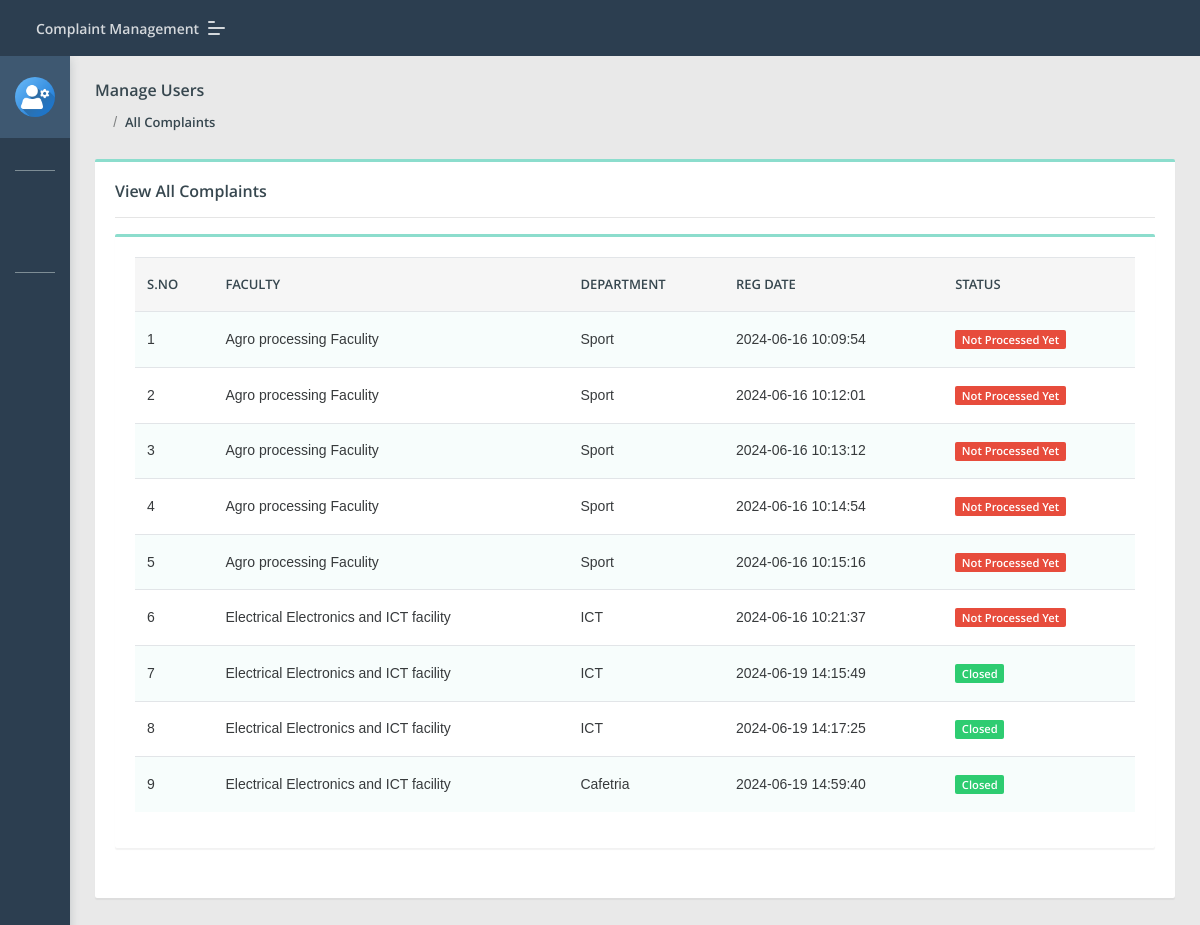
The app's page /Director/all-complaint.php (signed in) with its own data.
### tables this page shows
CREATE TABLE `tblcomplaints` (
  `complaintNumber` int(11) NOT NULL,
  `userId` int(11) DEFAULT NULL,
  `category` text,
  `subcategory` varchar(255) DEFAULT NULL,
  `complaintType` varchar(255) DEFAULT NULL,
  `state` varchar(255) DEFAULT NULL,
  `noc` varchar(255) DEFAULT NULL,
  `complaintDetails` mediumtext,
  `complaintFile` varchar(255) DEFAULT NULL,
  `videoFile` varchar(255) DEFAULT NULL,
  `audioFile` varchar(255) DEFAULT NULL,
  `regDate` timestamp NULL DEFAULT CURRENT_TIMESTAMP,
  `status` varchar(50) DEFAULT NULL,
  `lastUpdationDate` timestamp NULL DEFAULT NULL ON UPDATE CURRENT_TIMESTAMP
);

### Director/all-complaint.php (the view, shortened to what this page needs)
<?php
include('include/config.php');
if(strlen($_SESSION['diid']) == 0) {
    header('location:index.php');
} else {
?>
<!DOCTYPE html>
<html lang="en">
<head>
    <link rel="stylesheet" href="assets/css/style.css">
</head>
<body class="">
    <?php include('include/sidebar.php'); ?>
    <?php include('include/header.php'); ?>
    <section class="pcoded-main-container">
        <div class="pcoded-content">
            <div class="page-header">
                <div class="page-block">
                    <div class="row align-items-center">
                        <div class="col-md-12">
                            <div class="page-header-title">
                                <h5 class="m-b-10">Manage Users</h5>
                            </div>
                            <ul class="breadcrumb">
                                <li class="breadcrumb-item"><a href="dashboard.php"><i class="feather icon-home"></i></a></li>
                                <li class="breadcrumb-item"><a href="all-complaint.php">All Complaints</a></li>
                            </ul>
                        </div>
                    </div>
                </div>
            </div>
            <div class="row">
                <div class="col-sm-12">
                    <div class="card">
                        <div class="card-body">
                            <h5>View All Complaints</h5>
                            <hr>
                            <div class="row">
                                <div class="col-xl-12">
                                    <div class="card">
                                        <div class="card-body table-border-style">
                                            <div class="table-responsive">
                                                <table class="table table-striped">
                                                    <thead>
                                                        <tr>
                                                            <th>S.No</th>
                                                            <th>Faculty</th>
                                                            <th>Department</th>
                                                            <th>Reg Date</th>
                                                            <th>Status</th>
                                                        </tr>
                                                    </thead>
                                                    <tbody>
                                                        <?php
                                                        $query = mysqli_query($con, "SELECT * FROM tblcomplaints ");
                                                        $cnt = 1;
                                                        while($row = mysqli_fetch_array($query)) {
                                                        ?>
                                                        <tr>
                                                            <td><?php echo htmlentities($cnt); ?></td>
                                                            <td><?php echo htmlentities($row['category']); ?></td>
                                                            <td><?php echo htmlentities($row['subcategory']); ?></td>
                                                            <td><?php echo htmlentities($row['regDate']); ?></td>
                                                            <td>
                                                                <?php $status = $row['status'];
                                                                if ($status == '') { ?>
                                                                    <span class="badge badge-danger">Not Processed Yet</span>
                                                                <?php } elseif ($status == 'in process') { ?>
                                                                    <span class="badge badge-warning">In Process</span>
                                                                <?php } elseif ($status == 'closed') { ?>
                                                                    <span class="badge badge-success">Closed</span>
                                                                <?php } ?>
                                                            </td>
                                                        </tr>
                                                        <?php $cnt = $cnt + 1; } ?>
                                                    </tbody>
                                                </table>
                                            </div>
                                        </div>
                                    </div>
                                </div>
                            </div>
                        </div>
                    </div>
                </div>
            </div>
        </div>
    </section>
</body>
</html>
<?php } ?>

### Director/include/sidebar.php (shortened to what this page needs)
<nav class="pcoded-navbar  ">
	<div class="navbar-wrapper  ">
		<div class="navbar-content scroll-div " >
			<div class="">
				<div class="main-menu-header">
					<img class="img-radius" src="assets/images/user/user-gear.png" alt="User-Profile-Image">
					<div class="user-details">
					</div>
				</div>
			</div>
			<ul class="nav pcoded-inner-navbar ">
				<li class="nav-item pcoded-menu-caption">
				</li>
				<li class="nav-item">
				    <a href="dashboard.php" class="nav-link "><span class="pcoded-micon"><i class="feather icon-home"></i></span><span class="pcoded-mtext">Dashboard</span></a>
				</li>
				<li class="nav-item pcoded-menu-caption">
				</li>
				<li class="nav-item">
				    <a href="between-date-userreport.php" class="nav-link "><span class="pcoded-micon"><i class="feather icon-file-text"></i></span><span class="pcoded-mtext">User Reports</span></a>
				</li>
				<li class="nav-item">
				    <a href="between-date-complaintreport.php" class="nav-link "><span class="pcoded-micon"><i class="feather icon-align-justify"></i></span><span class="pcoded-mtext">Complaints Report</span></a>
				</li>
			</ul>
		</div>
	</div>
</nav>

### Director/include/header.php (shortened to what this page needs)
<header class="navbar pcoded-header navbar-expand-lg navbar-light header-dark">
				<div class="m-header">
					<a class="mobile-menu" id="mobile-collapse" href="#!"><span></span></a>
					<a href="dashboard.php" class="b-brand">
						<strong>Complaint Management</strong>
					</a>
				</div>
				<div class="collapse navbar-collapse">
					<ul class="navbar-nav ml-auto">
						<li>
							<div class="dropdown">
							</div>
						</li>
						<li>
							<div class="dropdown drp-user">
								<a href="#" class="dropdown-toggle" data-toggle="dropdown">
									<i class="feather icon-user"></i>
								</a>
							</div>
						</li>
					</ul>
				</div>
	</header>

### records on screen
tblcomplaints: category "Agro processing Faculity", subcategory "Sport", regDate "2024-06-16 10:09:54", shows "Not Processed Yet"
tblcomplaints: category "Agro processing Faculity", subcategory "Sport", regDate "2024-06-16 10:12:01", shows "Not Processed Yet"
tblcomplaints: category "Agro processing Faculity", subcategory "Sport", regDate "2024-06-16 10:13:12", shows "Not Processed Yet"
tblcomplaints: category "Agro processing Faculity", subcategory "Sport", regDate "2024-06-16 10:14:54", shows "Not Processed Yet"
tblcomplaints: category "Agro processing Faculity", subcategory "Sport", regDate "2024-06-16 10:15:16", shows "Not Processed Yet"
tblcomplaints: category "Electrical Electronics and ICT facility", subcategory "ICT", regDate "2024-06-16 10:21:37", shows "Not Processed Yet"
tblcomplaints: category "Electrical Electronics and ICT facility", subcategory "ICT", regDate "2024-06-19 14:15:49", status "Closed"
tblcomplaints: category "Electrical Electronics and ICT facility", subcategory "ICT", regDate "2024-06-19 14:17:25", status "Closed"
tblcomplaints: category "Electrical Electronics and ICT facility", subcategory "Cafetria", regDate "2024-06-19 14:59:40", status "Closed"
